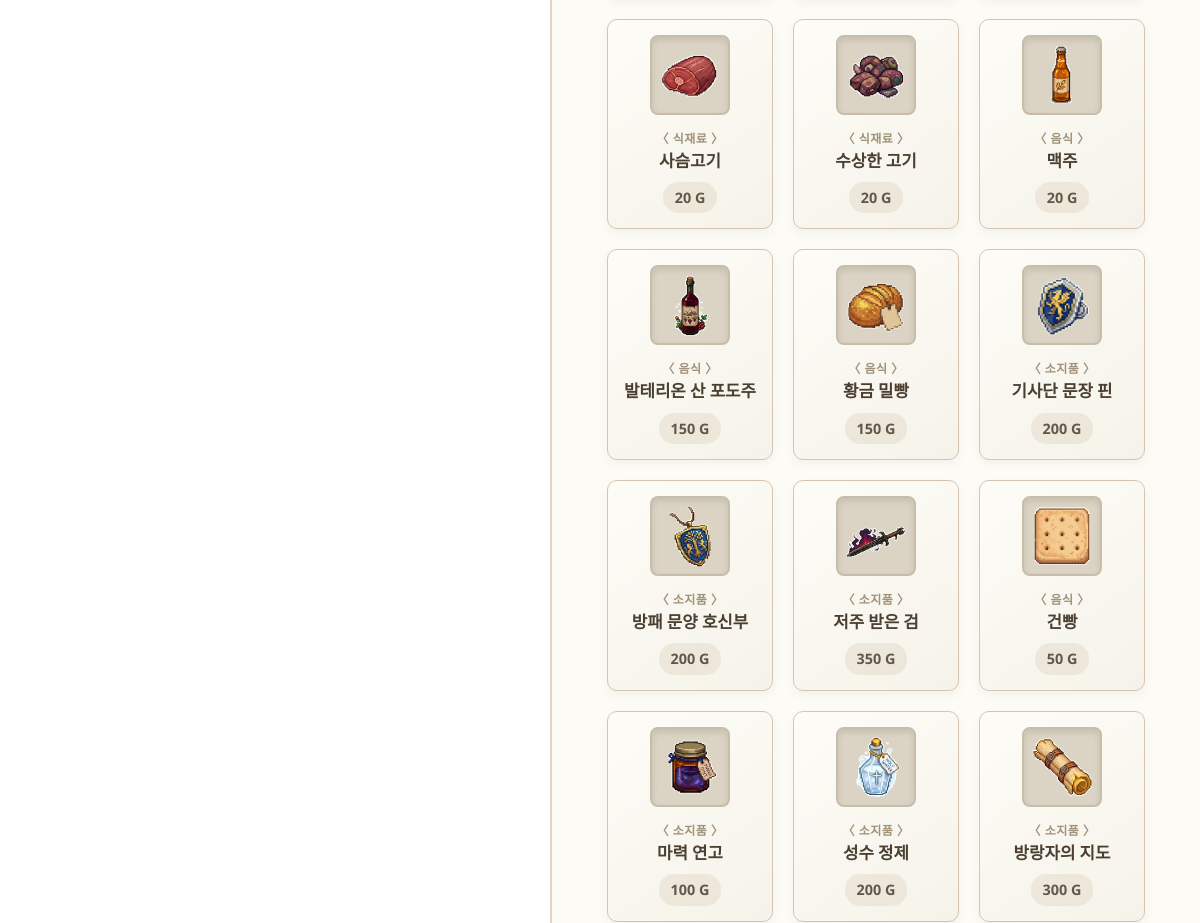
Before: /store/ (signed in, middle part) with the older database file.
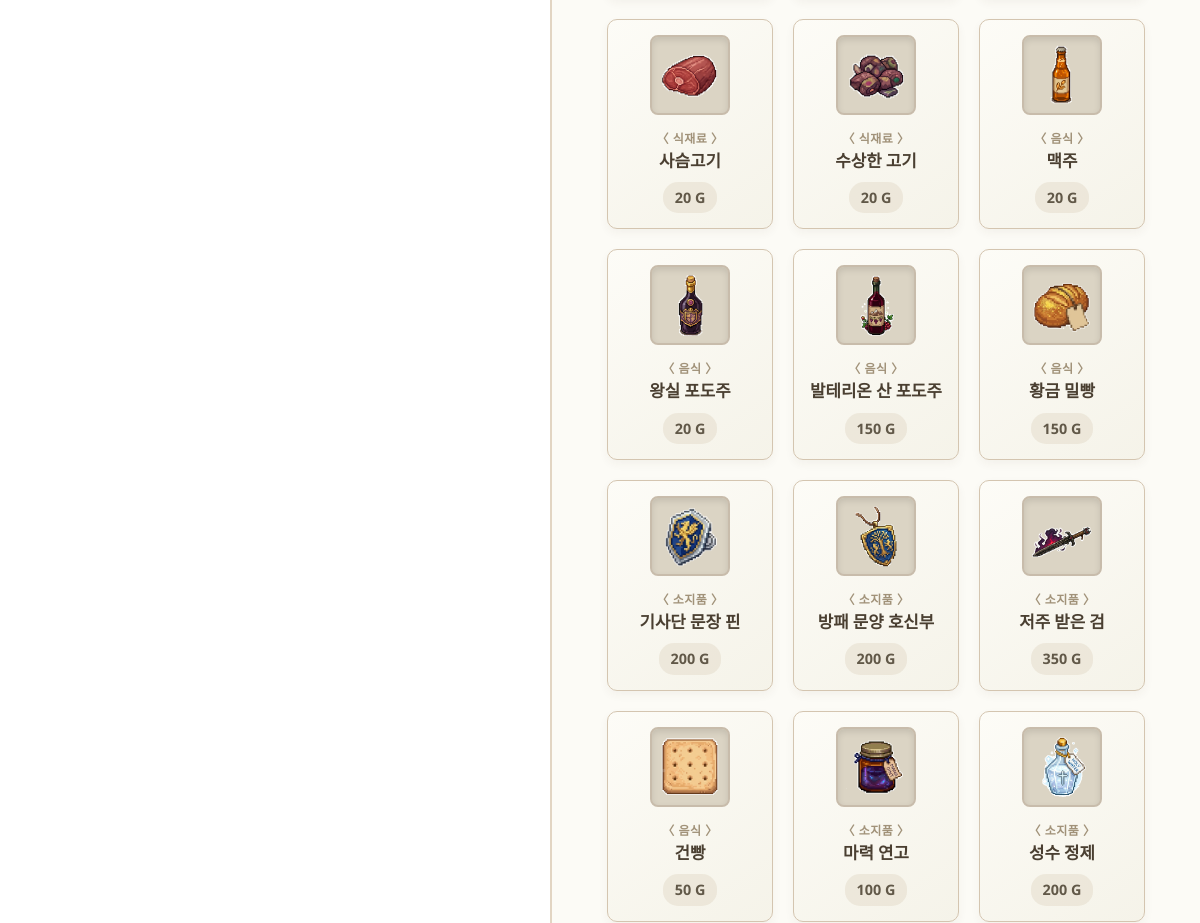
After: the same page with the newer database file.
### main/models.py (models this page shows, shortened)
class Item(models.Model):
    CATEGORY_CHOICES = (
        ('ESSENCE', '정수'),
        ('FOOD', '음식'),
        ('CONSUMABLE', '소모품'),
        ('EQUIPMENT', '소지품'),
        ('SPECIAL', '특수 아이템'),
    )
    name = models.CharField(max_length=100, verbose_name="아이템명")
    category = models.CharField(max_length=20, choices=CATEGORY_CHOICES, verbose_name="종류")
    description = models.TextField(verbose_name="설명")
    price = models.PositiveIntegerField(default=0, verbose_name="가격(G)") # 비매품이면 0
    is_sellable = models.BooleanField(default=False, verbose_name="상점 판매 여부")
    is_investigation_reward = models.BooleanField(default=False, verbose_name="조사 보상 여부")
    is_craft_result = models.BooleanField(default=False, verbose_name="조합 결과물 여부")
    origin = models.CharField(max_length=50, blank=True, null=True, verbose_name="특산품 출처") # ex: '발테리온', '노르드바인'
    EFFECT_CHOICES = (
        ('NONE', '효과 없음'),
        ('CONTRIBUTION_UP', '용사 기여도 증가'),
        ('CONTRIBUTION_DOWN', '용사 기여도 감소'),
        ('HP_RECOVERY', '체력 회복'),
    )
    effect_type = models.CharField(max_length=30, choices=EFFECT_CHOICES, default='NONE', verbose_name="특수 효과 종류")
    effect_value = models.IntegerField(default=0, verbose_name="특수 효과 수치")
    class Meta:
        verbose_name = "아이템"
        verbose_name_plural = "아이템 목록"

### main/views.py (the view)
# urls.py: path('store/', views.store, name='store'),
@login_required(login_url='/login')
def store(request):
    items_qs = Item.objects.filter(is_sellable=True)
    items_data = []
    for item in items_qs:
        cat_name = str(item.category).strip() if item.category else '미분류'
        items_data.append({
            'id': item.id,
            'name': item.name,
            'category': cat_name,
            'category_display': item.get_category_display() if hasattr(item, 'get_category_display') else cat_name,
            'price': item.price,
            'desc': item.description,
            'img': item.image.url if hasattr(item, 'image') and item.image else f'/static/img/도트/{item.name}.png'
        })
    try:
        mechar_info = CharInfo.objects.get(user=request.user)
        user_gold = mechar_info.char.gold # Character 모델의 gold 필드 사용
    except CharInfo.DoesNotExist:
        user_gold = 0
    characters = Character.objects.all()
    context = {
        'items_data': items_data,
        'user_gold': user_gold,
        'characters': characters,
    }
    return render(request, "store.html", context)

### main/context_processors.py (called while the page is built)
def character_context(request):
    if request.user.is_authenticated:
        try:
            char_info = CharInfo.objects.get(user=request.user)
            return {'my_char': char_info.char}
        except CharInfo.DoesNotExist:
            return {}
    return {}

### templates/store.html (shortened to what this page needs)
{% extends "base.html" %}
{% load static %}
{% block head %}
<link rel="stylesheet" href="{% static 'css/store_style.css' %}">
{% endblock %}
{% block content %}
<div class="store-container">
    <div class="store-left">
    </div>
    <div class="store-right">
        <div class="store-grid" id="storeGrid">
            {% for item in items_data %}
            <div class="store-item" data-category="{{ item.category }}"
                onclick="selectItem('{{ item.id }}', '{{ item.name }}', '{{ item.price }}', '{{ item.desc|escapejs }}', '{% static 'img/도트/' %}{{ item.name }}.png')">
                <div class="item-icon-wrapper">
                    <img src="{% static 'img/도트/' %}{{ item.name }}.png" alt="{{ item.name }}" class="item-icon">
                </div>
                <div class="item-info">
                    <div class="item-category">〈 {{ item.category }} 〉</div>
                    <div class="item-name">{{ item.name }}</div>
                    <div class="item-price">{{ item.price }} G</div>
                </div>
            </div>
            {% empty %}
            <p style="text-align: center; width: 100%; color: #8c7e6c; margin-top: 50px;">현재 상점에 진열된 아이템이 없습니다.</p>
            {% endfor %}
        </div>
    </div>
</div>
{% endblock %}

### templates/base.html (shortened to what this page needs)
{% load static %}
<!DOCTYPE html>
<html lang="ko">
    <head>
        <link rel="stylesheet" href="https://cdn.jsdelivr.net/npm/bootstrap@4.6.2/dist/css/bootstrap.min.css">
        <link href="https://cdnjs.cloudflare.com/ajax/libs/font-awesome/6.0.0-beta3/css/all.min.css" rel="stylesheet">
        <link rel="stylesheet" href="{% static 'css/base.css' %}">
        <link rel="stylesheet" href="{% static 'css/snow_reverse.css' %}">
        {% block head %}
	    {% endblock %}
    </head>
    <body>
        {% block content %}
        {% endblock %}
    </body>
</html>

### static/css/base.css (style rules this page uses)
* { margin: 0; padding: 0; box-sizing: border-box; font-family: "Noto Sans", sans-serif; }
html, body { overflow: hidden; user-select: none; color: #4a4a4a; }

### static/css/store_style.css (style rules this page uses)
body, html { font-family: 'Noto Sans KR', sans-serif; color: #615848; }
html, body, * { -ms-overflow-style: none !important; scrollbar-width: none !important; }
.store-container { display: flex; width: 100%; height: 100vh; margin: 0 auto; }
.store-left { flex: 1; display: flex; justify-content: center; align-items: center; position: relative; }
.store-right { width: 650px; height: 100vh; background-color: #fcfbf6; border-left: 2px solid #e2d5c3; overflow-y: auto; box-sizing: border-box; padding: 50px; }
.store-grid { display: grid; grid-template-columns: repeat(auto-fill, minmax(160px, 1fr)); gap: 20px; padding: 10px 5px; }

Changed rows visible on the page:
no longer on this page (row unchanged): Item: name (picture), category "소지품", name "방랑자의 지도"
now on this page (row edited): Item: name (picture), category "음식", name "왕실 포도주"
Other visible differences:
new list line: "〈 〉 20 G"
list line gone: "〈 〉 300 G"
